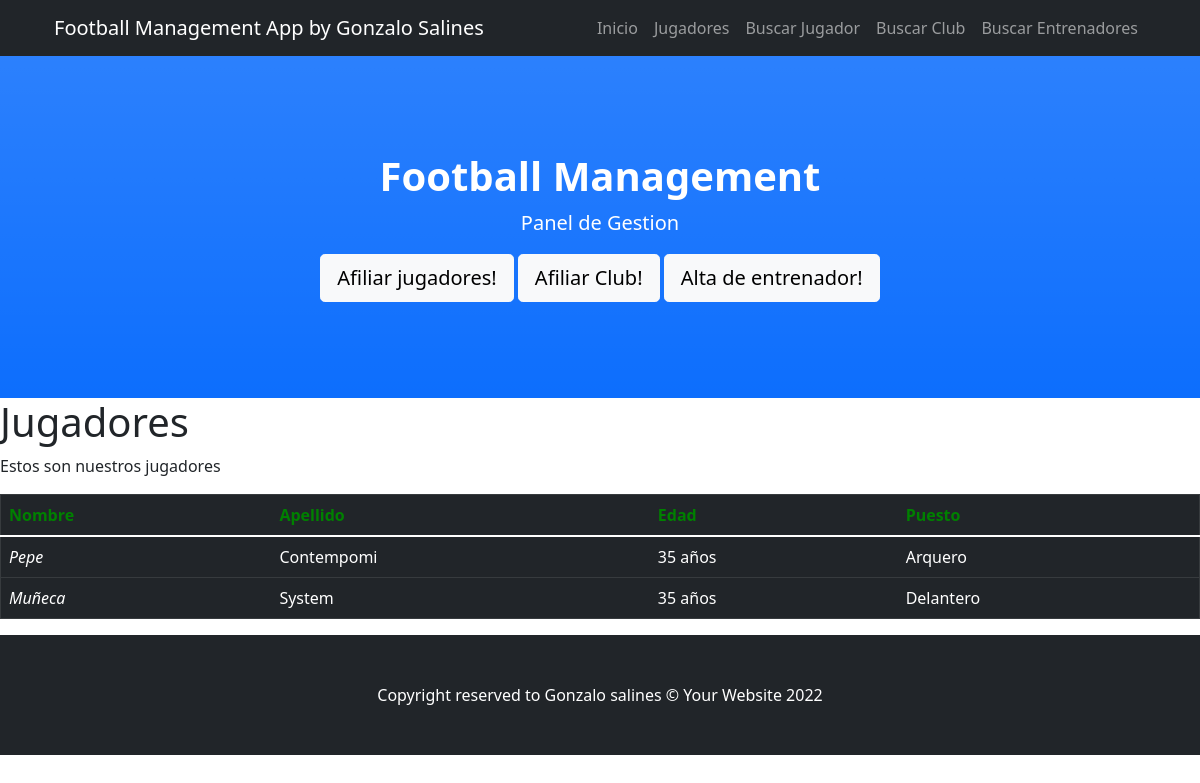
Page /coder/jugadores/ on the earlier database version.
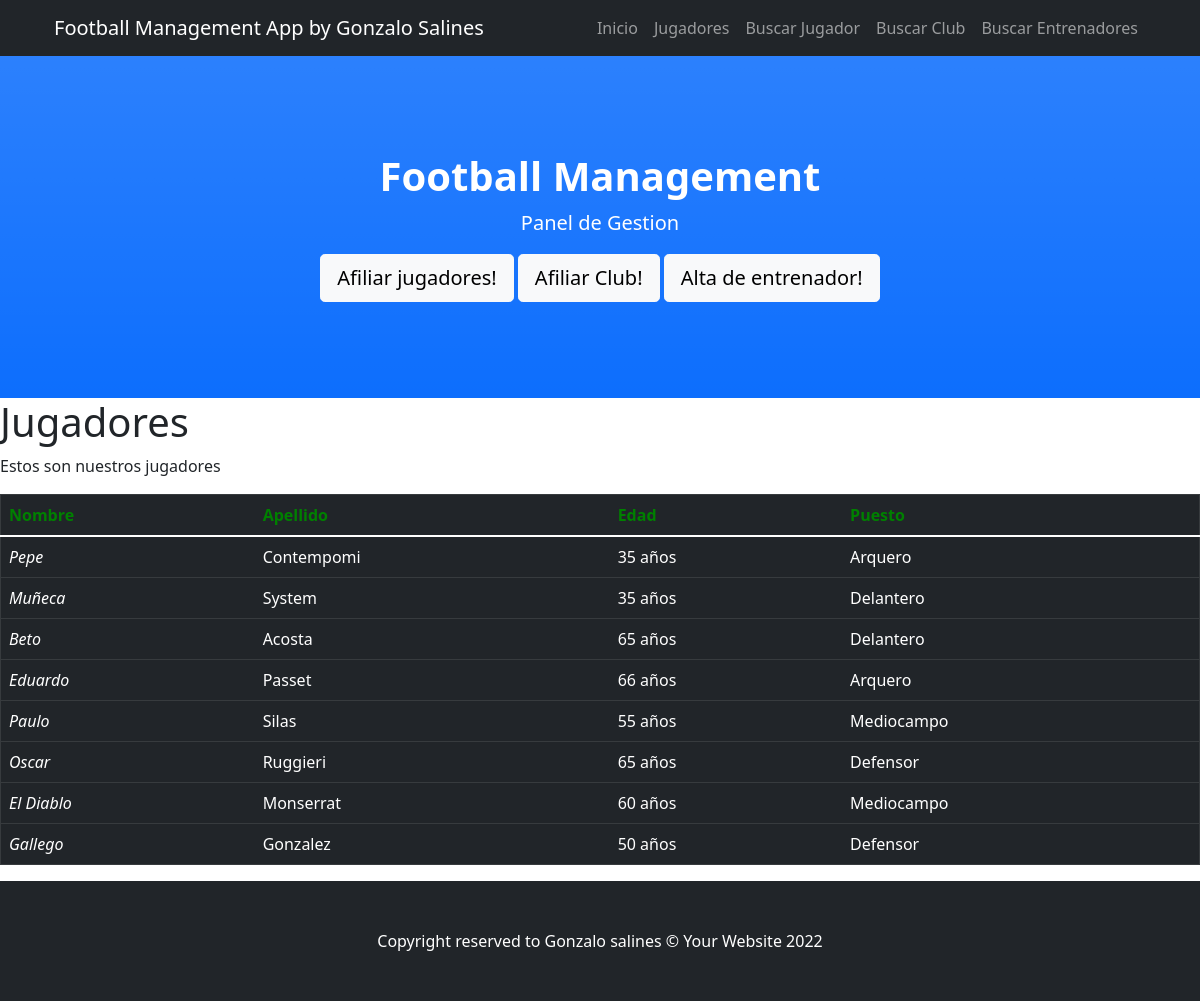
Same page on the later database version.
### ProyectoFinal/models.py (models this page shows)
class Jugador(models.Model):
    nombre= models.CharField(max_length=35)
    apellido= models.CharField(max_length=35)
    edad= models.IntegerField()
    puesto= models.CharField(max_length=30)

### ProyectoFinal/views.py (the view)
# urls.py: path("jugadores/", lista_jugador, name="coder-jugadores"),
def lista_jugador(request):
    jugadores = Jugador.objects.all()
    tabla = {
        "lista_jugador": jugadores
    }
    return render(request, "ProyectoFinal/jugadores.html", tabla)

### ProyectoFinal/templates/ProyectoFinal/jugadores.html
{% extends 'ProyectoFinal/base.html' %}
{% block contenido %}
<h1>Jugadores</h1>
<p>Estos son nuestros jugadores</p>
<table class="table table-dark" border="1px solid black">
    <thead>
      <tr>
        <th scope="col" style="color: green;">Nombre</th>
        <th scope="col" style="color: green;">Apellido</th>
        <th scope="col" style="color: green;">Edad</th>
        <th scope="col" style="color: green;">Puesto</th>
      </tr>
    </thead>
    <tbody>
        {% for jugador in lista_jugador %}
      <tr>
        <td style="font-style: italic;">{{jugador.nombre}}</td>
        <td>{{jugador.apellido}}</td>
        <td>{{jugador.edad}} años</td>
        <td>{{jugador.puesto}}</td>
      </tr>
    {% endfor %}
    </tbody>
  </table>
</body>
</html>
{% endblock %}

### ProyectoFinal/templates/ProyectoFinal/base.html (shortened to what this page needs)
<!DOCTYPE html>
<html lang="en">
    <head>
        {% load static %}
        <link href="{% static 'ProyectoFinal\css\styles.css' %}" rel="stylesheet" />
    </head>
    <body id="page-top">
        <nav class="navbar navbar-expand-lg navbar-dark bg-dark fixed-top" id="mainNav">
            <div class="container px-4">
                <a class="navbar-brand" href="#page-top">Football Management App by Gonzalo Salines</a>
                <div class="collapse navbar-collapse" id="navbarResponsive">
                    <ul class="navbar-nav ms-auto">
                        <li class="nav-item"><a class="nav-link" href="{% url 'coder-inicio' %}">Inicio</a></li>
                        <li class="nav-item"><a class="nav-link" href="{% url 'coder-jugadores' %}"> Jugadores </a></li>
                        <li class="nav-item"><a class="nav-link" href="{% url 'coder-jugadores-buscar' %}"> Buscar Jugador </a></li>
                        <li class="nav-item"><a class="nav-link" href="{% url 'coder-equipo-buscar' %}"> Buscar Club </a></li>
                        <li class="nav-item"><a class="nav-link" href="{% url 'coder-entrenadores-buscar' %}"> Buscar Entrenadores</a></li>
                    </ul>
                </div>
            </div>
        </nav>
        <header class="bg-primary bg-gradient text-white">
            <div class="container px-4 text-center">
                <h1 class="fw-bolder">Football Management</h1>
                <p class="lead">Panel de Gestion</p>
                <a class="btn btn-lg btn-light" href="{% url 'coder-jugadores-crear' %}">Afiliar jugadores!</a>
                <a class="btn btn-lg btn-light" href="{% url 'coder-equipo-crear' %}">Afiliar Club!</a>
                <a class="btn btn-lg btn-light" href="{% url 'coder-entrenadores-crear' %}">Alta de entrenador!</a>
            </div>
        </header>
        {% block contenido %}
        {% endblock %}
        <footer class="py-5 bg-dark">
            <div class="container px-4"><p class="m-0 text-center text-white">Copyright reserved to Gonzalo salines &copy; Your Website 2022</p></div>
        </footer>
    </body>
</html>

Differences in the rows shown:
added Jugador: nombre "Beto", apellido "Acosta", edad "65", puesto "Delantero"
added Jugador: nombre "Eduardo", apellido "Passet", edad "66", puesto "Arquero"
added Jugador: nombre "Paulo", apellido "Silas", edad "55", puesto "Mediocampo"
added Jugador: nombre "Oscar", apellido "Ruggieri", edad "65", puesto "Defensor"
added Jugador: nombre "El Diablo", apellido "Monserrat", edad "60", puesto "Mediocampo"
added Jugador: nombre "Gallego", apellido "Gonzalez", edad "50", puesto "Defensor"
